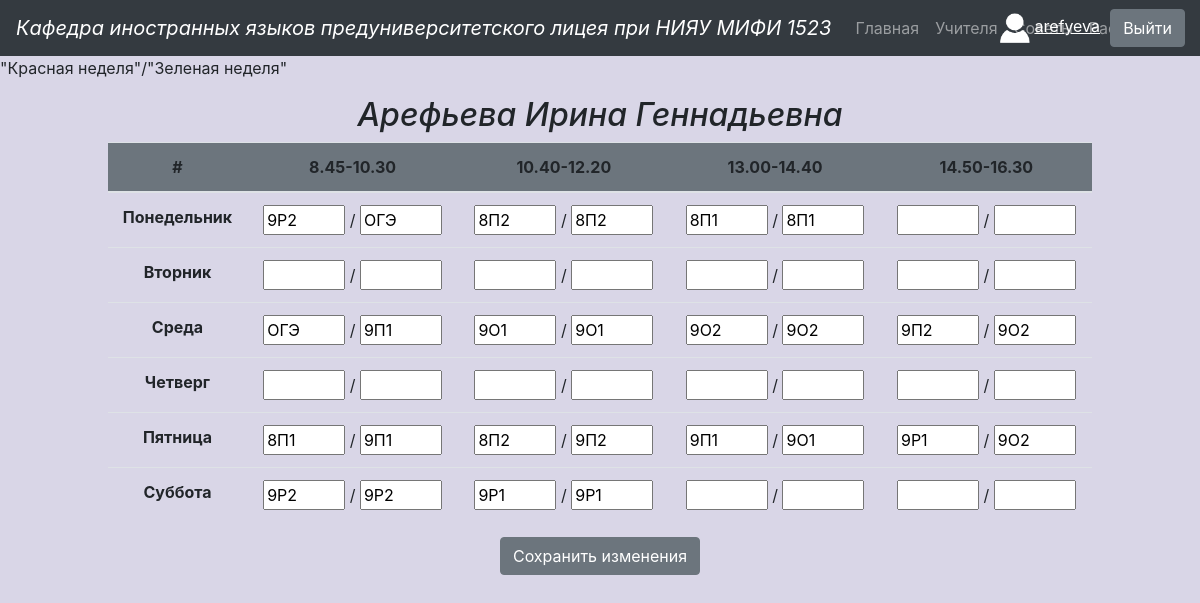
The app's page /profile (signed in) with its own data.
### main.py (models this page shows, shortened)
class Teacher(db.Model):
    id = db.Column(db.Integer, primary_key=True)
    username = db.Column(db.String(80), unique=True, nullable=False)
    full_name = db.Column(db.String(80), unique=False, nullable=False)
    password = db.Column(db.String(80), unique=False, nullable=False)
    accepted = db.Column(db.Boolean, unique=False)

class Timetable(db.Model):
    id = db.Column(db.Integer, primary_key=True)
    day = db.Column(db.String(30), unique=False, nullable=False)
    number = db.Column(db.Integer, unique=False, nullable=False)
    full_name = db.Column(db.String(80), unique=False, nullable=False)
    red_week = db.Column(db.String(30), unique=False, nullable=False)
    green_week = db.Column(db.String(30), unique=False, nullable=False)
    user_id = db.Column(db.Integer, unique=False, nullable=False)

### main.py (the view, shortened to what this page needs)
@app.route('/profile', methods=['get', 'post'])
def profile():
    if request.method == 'GET':
        if 'username' not in session:
            return redirect('/index')
        if session['username'] == 'admin':
            return redirect('/admin')
        query = Teacher.query.filter_by(username=session['username']).first()
        full_name = query.full_name
        teacher_dict = dict()
        for day in WEEK_DAYS:
            teacher_dict[day] = dict
        for day in WEEK_DAYS:
            day_dict = dict()
            for number in range(1, 5):
                query = Timetable.query.filter_by(day=day, number=number, full_name=full_name).first()
                day_dict[number] = {'red_week': query.red_week, 'green_week': query.green_week}
            teacher_dict[day] = day_dict
        print(teacher_dict['Понедельник'][1])
        return render_template('profile.html', session=session, full_name=full_name,
                               week_days=WEEK_DAYS, data=teacher_dict)

### templates/profile.html (shortened to what this page needs)
<!DOCTYPE html>
<html lang="ru">
<head>
        <link rel="stylesheet" href="{{ url_for('static', filename='css/bootstrap.min.css') }}" >
    <link rel="stylesheet" href="{{ url_for('static', filename='css/TEACHERS.css') }}" >
</head>
<body style='background-color:#d9d6e7;'>
  <nav class="navbar navbar-expand-lg navbar-dark bg-dark">
<a class="navbar-brand" href="#"><em>Кафедра иностранных языков предуниверситетского лицея при НИЯУ МИФИ 1523</em></a>
<div class="collapse navbar-collapse" id="navbarNav">
 <ul class="navbar-nav">
   <li class="nav-item">
     <a class="nav-link" href="/index">Главная</a>
   </li>
   <li class="nav-item">
     <a class="nav-link" href="/teachers">Учителя <span class="sr-only">(current)</span></a>
   </li>
   <li class="nav-item">
     <a class="nav-link" href="/advices">Советы</a>
   </li>
   <li class="nav-item">
     <a class="nav-link" href="/timetable">Расписание</a>
   </li>
 </ul>
    {% if session['username'] %}
    <div style="position: absolute; right: 100px;">
  <img src="{{ url_for('static', filename='images/user.png') }}" width="30" height="30">
    <a href="profile" style="color: white; text-decoration: underline; display: inline;">
        {{ session['username'] }}</a>
    </div>
        <a class="btn btn-secondary" href="logout" role="button" style="position: absolute; right: 15px; display: inline;">Выйти</a>
    {% else %}
  <a class="btn btn-secondary" href="login" role="button"style="position: absolute; right: 15px; display: inline;">Войти</a>
    {% endif %}
</div>
</nav>
  <p> "Красная неделя"/"Зеленая неделя"</p>
    <div class="text-center">
    <h2 class='my'><em>{{ full_name }}</em></h2>
  </div>
  <form method="post">
  <div class="row">
    <table class="table" style="width: 80%; text-align: center; margin: auto;">
  <thead class="bg-secondary">
    <tr>
      <th scope="col">#</th>
      <th scope="col">8.45-10.30</th>
      <th scope="col">10.40-12.20</th>
      <th scope="col">13.00-14.40</th>
      <th scope="col">14.50-16.30</th>
    </tr>
  </thead>
        {% for day in week_days %}
    <tr>
      <th scope="row">{{ day }}</th>
        {% for number in range(1, 5) %}
        <td>
            <input type="text" value="{{ data[day][number]['red_week'] }}" name="{{ session['user_id'] }}-{{ day }}-{{ number }}-red_week" size="3">
            /
            <input type="text" value="{{ data[day][number]['green_week'] }}" name="{{ session['user_id'] }}-{{ day }}-{{ number }}-green_week" size="3">
        {% endfor %}
    </tr>
        {% endfor %}
    </table>
  </div>
    <input class="btn btn-secondary" type="submit" value="Сохранить изменения" style="   display:block;
   position: relative; margin: 15px auto;">
    </form>
</body>
</html>

### static/css/TEACHERS.css (style rules this page uses)
.my { text-align: center; !important; }

### records on screen
Teacher: username "arefyeva", full_name "Арефьева Ирина Геннадьевна"
Timetable: red_week "9P2", green_week "ОГЭ"
Timetable: red_week "8П2", green_week "8П2"
Timetable: red_week "8П1", green_week "8П1"
Timetable: red_week "ОГЭ", green_week "9П1"
Timetable: red_week "9О1", green_week "9О1"
Timetable: red_week "9О2", green_week "9О2"
Timetable: red_week "9П2", green_week "9О2"
Timetable: red_week "8П1", green_week "9П1"
Timetable: red_week "8П2", green_week "9П2"
Timetable: red_week "9П1", green_week "9О1"
Timetable: red_week "9Р1", green_week "9О2"
Timetable: red_week "9P2", green_week "9P2"
Timetable: red_week "9Р1", green_week "9Р1"

### other values on screen
{{ day }} "Понедельник" "Вторник" "Среда" "Четверг" "Пятница" "Суббота"
